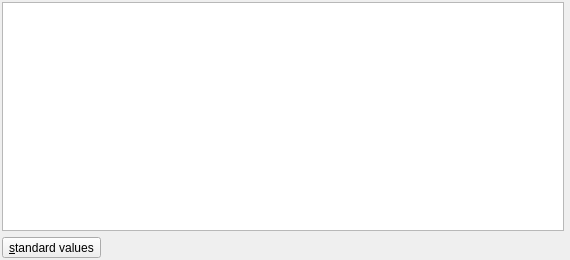
<?xml version="1.0" encoding="UTF-8"?>
<ui version="4.0">
 <class>xrSettingsWdgt</class>
 <widget class="QWidget" name="xrSettingsWdgt">
  <property name="geometry">
   <rect>
    <x>0</x>
    <y>0</y>
    <width>570</width>
    <height>260</height>
   </rect>
  </property>
  <property name="windowTitle">
   <string>Form</string>
  </property>
  <property name="autoFillBackground">
   <bool>true</bool>
  </property>
  <widget class="QWidget" name="layoutWidget">
   <property name="geometry">
    <rect>
     <x>2</x>
     <y>2</y>
     <width>567</width>
     <height>256</height>
    </rect>
   </property>
   <layout class="QHBoxLayout" name="horizontalLayout_2">
    <item>
     <layout class="QVBoxLayout" name="verticalLayout">
      <item>
       <widget class="QTreeWidget" name="pSettingsTable">
        <property name="sizePolicy">
         <sizepolicy hsizetype="Expanding" vsizetype="MinimumExpanding">
          <horstretch>0</horstretch>
          <verstretch>0</verstretch>
         </sizepolicy>
        </property>
        <property name="minimumSize">
         <size>
          <width>562</width>
          <height>0</height>
         </size>
        </property>
        <property name="maximumSize">
         <size>
          <width>562</width>
          <height>16777215</height>
         </size>
        </property>
        <property name="autoFillBackground">
         <bool>false</bool>
        </property>
        <property name="alternatingRowColors">
         <bool>false</bool>
        </property>
        <property name="uniformRowHeights">
         <bool>true</bool>
        </property>
        <attribute name="headerVisible">
         <bool>false</bool>
        </attribute>
        <attribute name="headerMinimumSectionSize">
         <number>30</number>
        </attribute>
        <column>
         <property name="text">
          <string>1</string>
         </property>
        </column>
        <column>
         <property name="text">
          <string>New Column</string>
         </property>
        </column>
       </widget>
      </item>
      <item>
       <layout class="QHBoxLayout" name="horizontalLayout">
        <item>
         <widget class="QToolButton" name="pStandardTB">
          <property name="text">
           <string>&amp;standard values</string>
          </property>
          <property name="toolButtonStyle">
           <enum>Qt::ToolButtonTextBesideIcon</enum>
          </property>
         </widget>
        </item>
        <item>
         <spacer name="horizontalSpacer">
          <property name="orientation">
           <enum>Qt::Horizontal</enum>
          </property>
          <property name="sizeHint" stdset="0">
           <size>
            <width>40</width>
            <height>20</height>
           </size>
          </property>
         </spacer>
        </item>
       </layout>
      </item>
     </layout>
    </item>
   </layout>
  </widget>
 </widget>
 <resources/>
 <connections/>
</ui>
